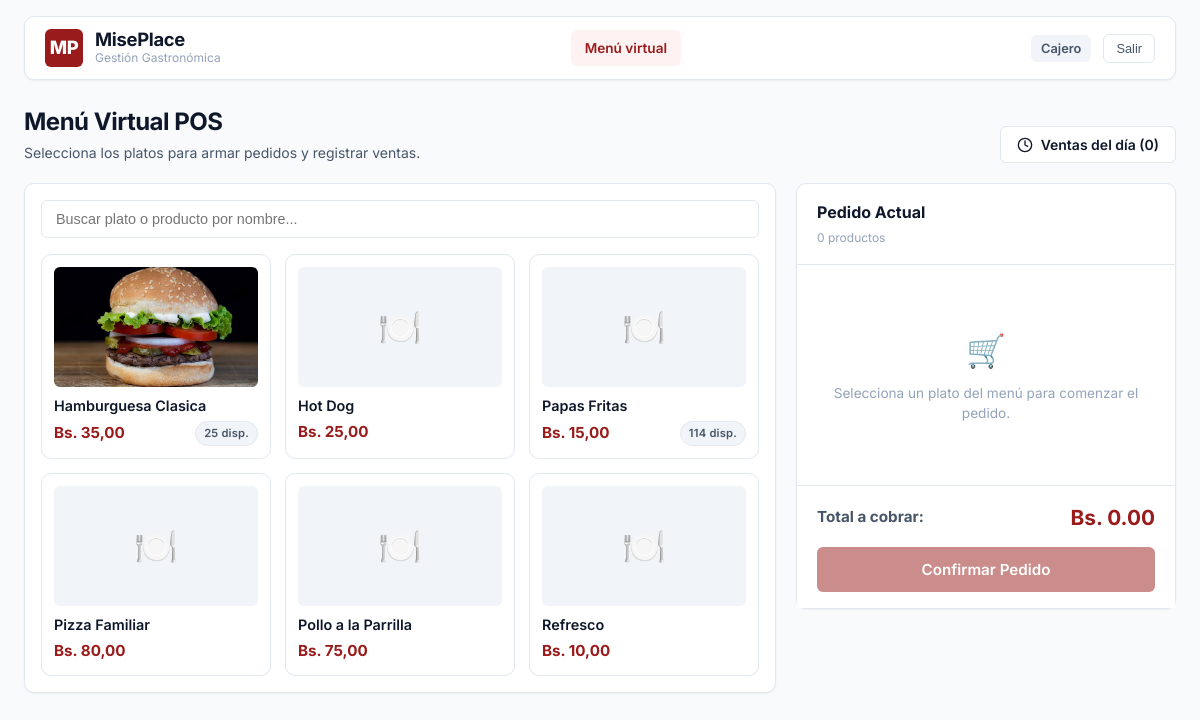
/menu/ (signed in), run on the app's committed database.
### apps/usuarios/models.py (models this page shows, shortened)
class Usuario(AbstractBaseUser, PermissionsMixin):
    class Rol(models.TextChoices):
        ADMINISTRADOR = 'administrador', 'Administrador'
        CAJERO = 'cajero', 'Cajero'
        EMPLEADO = 'empleado', 'Empleado'
    email = models.EmailField('Correo electrónico', unique=True, max_length=150)
    nombre = models.CharField('Nombre o apodo', max_length=100, blank=True)
    rol = models.CharField('Rol', max_length=20, choices=Rol.choices, default=Rol.EMPLEADO)
    is_active = models.BooleanField('Activo', default=True)
    is_staff = models.BooleanField('Acceso a staff', default=False)
    fecha_registro = models.DateTimeField('Fecha de registro', auto_now_add=True)
    objects = UsuarioManager()
    USERNAME_FIELD = 'email'
    REQUIRED_FIELDS = []
    class Meta:
        verbose_name = 'Usuario'
        verbose_name_plural = 'Usuarios'
        ordering = ['email']
    @property
    def es_admin(self) -> bool:
        return self.rol == self.Rol.ADMINISTRADOR or self.is_superuser
    @property
    def es_cajero(self) -> bool:
        return self.rol == self.Rol.CAJERO
    @property
    def es_empleado(self) -> bool:
        return self.rol == self.Rol.EMPLEADO
    @property
    def puede_acceder_pos(self) -> bool:
        return self.es_admin or self.es_cajero
    @property
    def puede_acceder_inventario(self) -> bool:
        return self.es_admin or self.es_empleado
    @property
    def puede_acceder_recetas(self) -> bool:
        return self.es_admin
    @property
    def puede_acceder_reportes(self) -> bool:
        return self.es_admin or self.es_empleado

### apps/recetas/models.py (models this page shows, shortened)
class Plato(models.Model):
    nombre = models.CharField('Nombre del plato o producto', max_length=100, unique=True)
    precio_venta = models.DecimalField('Precio de venta (Bs.)', max_digits=10, decimal_places=2)
    imagen = models.ImageField('Imagen del plato', upload_to='platos/', blank=True, null=True)
    activo = models.BooleanField('Activo en el menú', default=True)
    fecha_creacion = models.DateTimeField(auto_now_add=True)
    class Meta:
        verbose_name = 'Plato / Producto'
        verbose_name_plural = 'Platos y Productos'
        ordering = ['nombre']
    def calcular_porciones_disponibles(self) -> int:
        ingredientes = self.ingredientes.select_related('insumo').all()
        if not ingredientes.exists():
            return 999
        porciones = []
        for ing in ingredientes:
            if ing.cantidad_necesaria <= Decimal('0'):
                continue
            disponible = ing.insumo.stock_actual / ing.cantidad_necesaria
            porciones.append(max(0, int(math.floor(float(disponible)))))
        return min(porciones) if porciones else 0

### apps/ventas/views.py (the view)
# urls.py: path('', views.menu_pos, name='pos'),
@roles_requeridos(['administrador', 'cajero'])
def menu_pos(request):
    platos = Plato.objects.filter(activo=True).prefetch_related('ingredientes__insumo').order_by('nombre')
    recetas_data = {}
    for p in platos:
        recetas_data[str(p.id)] = [
            {
                'insumo': ing.insumo.nombre,
                'cantidad_necesaria': str(ing.cantidad_necesaria),
                'unidad_medida': ing.insumo.unidad_medida,
            }
            for ing in p.ingredientes.all()
        ]
    fecha_str = request.GET.get('fecha')
    if fecha_str:
        try:
            fecha_consulta = timezone.datetime.strptime(fecha_str, '%Y-%m-%d').date()
        except ValueError:
            fecha_consulta = timezone.localdate()
    else:
        fecha_consulta = timezone.localdate()
    ventas_dia = Venta.objects.filter(fecha_venta=fecha_consulta).prefetch_related('detalles__plato').order_by('-fecha_hora')
    id_venta_recibo = request.GET.get('venta')
    venta_recibo = None
    if id_venta_recibo:
        venta_recibo = Venta.objects.filter(id=id_venta_recibo).prefetch_related('detalles__plato', 'usuario').first()
    context = {
        'platos': platos,
        'recetas_json': json.dumps(recetas_data),
        'ventas_dia': ventas_dia,
        'fecha_historial': fecha_consulta.strftime('%Y-%m-%d'),
        'venta_recibo': venta_recibo,
    }
    return render(request, 'ventas/pos.html', context)

### apps/usuarios/context_processors.py (called while the page is built)
def usuario_contexto(request):
    if not request.user.is_authenticated:
        return {'total_alertas_stock': 0}
    try:
        from inventario.models import Insumo
        from django.db.models import F
        total_alertas = Insumo.objects.filter(stock_actual__lte=F('stock_minimo')).count()
    except Exception:
        total_alertas = 0
    return {
        'total_alertas_stock': total_alertas,
        'usuario_actual': request.user,
    }

### templates/ventas/pos.html (shortened to what this page needs)
{% extends 'base.html' %}
{% load humanize %}
{% block content %}
<div class="page-header">
    <div class="page-title">
        <h2>Menú Virtual POS</h2>
        <p>Selecciona los platos para armar pedidos y registrar ventas.</p>
    </div>
    <div class="page-actions">
        <button type="button" class="btn btn-secondary" id="btnAbrirHistorial">
            <svg width="16" height="16" viewBox="0 0 24 24" fill="none" stroke="currentColor" stroke-width="2" stroke-linecap="round" stroke-linejoin="round"><circle cx="12" cy="12" r="10"></circle><polyline points="12 6 12 12 16 14"></polyline></svg>
            Ventas del día ({{ ventas_dia.count }})
        </button>
    </div>
</div>
<div class="pos-container">
    <div class="card" style="padding: 16px;">
        <div class="search-input-wrap">
            <input type="search" id="inputBuscarPlato" placeholder="Buscar plato o producto por nombre..." autocomplete="off">
        </div>
        <div class="dishes-grid" id="contenedorPlatos">
            {% for plato in platos %}
            {% with disponibles=plato.calcular_porciones_disponibles %}
            <div class="dish-card"
                 data-id="{{ plato.id }}"
                 data-nombre="{{ plato.nombre }}"
                 data-precio="{{ plato.precio_venta }}"
                 data-disponibles="{{ disponibles }}">
                <div class="dish-card-img-wrap">
                    {% if plato.imagen %}
                        <img src="{{ plato.imagen.url }}" alt="{{ plato.nombre }}" loading="lazy">
                    {% else %}
                        <span class="dish-placeholder-icon">🍽️</span>
                    {% endif %}
                </div>
                <div class="dish-info">
                    <h4>{{ plato.nombre }}</h4>
                    <div style="display: flex; justify-content: space-between; align-items: center; margin-top: 6px;">
                        <span class="dish-price">Bs. {{ plato.precio_venta|floatformat:2 }}</span>
                        {% if disponibles > 0 and disponibles < 999 %}
                            <span class="badge {% if disponibles <= 3 %}badge-warning{% else %}badge-subtle{% endif %}" style="font-size: 0.7rem;">
                                {{ disponibles }} disp.
                            </span>
                        {% elif disponibles == 0 %}
                            <span class="badge badge-danger" style="font-size: 0.7rem;">Sin stock</span>
                        {% endif %}
                    </div>
                </div>
            </div>
            {% endwith %}
            {% empty %}
            <p style="grid-column: 1 / -1; text-align: center; color: var(--text-muted); padding: 40px 0;">
                No hay platos registrados en el menú.
            </p>
            {% endfor %}
        </div>
    </div>
    <div class="order-panel">
        <div class="order-header">
            <div>
                <h3 style="font-size: 1rem; font-weight: 700;">Pedido Actual</h3>
                <span id="contadorProductosPedido" style="font-size: 0.75rem; color: var(--text-muted);">0 productos</span>
            </div>
        </div>
        <div class="order-items-list" id="listaItemsPedido">
            <div id="pedidoVacio" style="text-align: center; color: var(--text-muted); margin: auto; padding: 30px 10px;">
                <p style="font-size: 2rem; margin-bottom: 8px;">🛒</p>
                <p style="font-size: 0.85rem;">Selecciona un plato del menú para comenzar el pedido.</p>
            </div>
        </div>
        <div class="order-footer">
            <div class="order-total-row">
                <span style="color: var(--text-secondary); font-size: 0.95rem;">Total a cobrar:</span>
                <span id="totalPedidoTexto" style="color: var(--brand-primary); font-size: 1.3rem;">Bs. 0.00</span>
            </div>
            <button type="button" class="btn btn-primary btn-block" id="btnConfirmarPedido" disabled style="padding: 12px; font-size: 0.95rem;">
                Confirmar Pedido
            </button>
        </div>
    </div>
</div>
{% endblock %}

### templates/base.html (shortened to what this page needs)
{% load static %}
<!DOCTYPE html>
<html lang="es">
<head>
    <link rel="stylesheet" href="{% static 'css/estilos.css' %}">
</head>
<body>
    <div id="app-container">
        {% if user.is_authenticated %}
        <header class="top-nav">
            <div class="brand-section">
                <a href="{% url 'usuarios:inicio_por_rol' %}" class="brand-logo" title="Inicio MisePlace">MP</a>
                <div class="brand-info">
                    <h1>MisePlace</h1>
                    <p>Gestión Gastronómica</p>
                </div>
            </div>
            <nav class="nav-links" aria-label="Navegación principal">
                {% if user.puede_acceder_pos %}
                <a href="{% url 'ventas:pos' %}" class="nav-link {% if request.resolver_match.app_name == 'ventas' %}activo{% endif %}">
                    Menú virtual
                </a>
                {% endif %}
            </nav>
            <div class="nav-user-section">
                <div class="user-badge" title="{{ user.email }}">
                    <span>{{ user.get_rol_display }}</span>
                </div>
                <form action="{% url 'usuarios:logout' %}" method="post" style="display:inline;">
                    <button type="submit" class="btn-salir" title="Cerrar sesión">Salir</button>
                </form>
            </div>
        </header>
        {% endif %}
        <main id="main-content">
            {% block content %}{% endblock %}
        </main>
    </div>
</body>
</html>

### data on the page
Usuario: rol "Cajero"
Plato: imagen (picture), nombre "Hamburguesa Clasica", precio_venta "35,00", calcular_porciones_disponibles "25"
Plato: nombre "Hot Dog", precio_venta "25,00"
Plato: nombre "Papas Fritas", precio_venta "15,00", calcular_porciones_disponibles "114"
Plato: nombre "Pizza Familiar", precio_venta "80,00"
Plato: nombre "Pollo a la Parrilla", precio_venta "75,00"
Plato: nombre "Refresco", precio_venta "10,00"

### other printed values
{{ ventas_dia.count }} "0"
